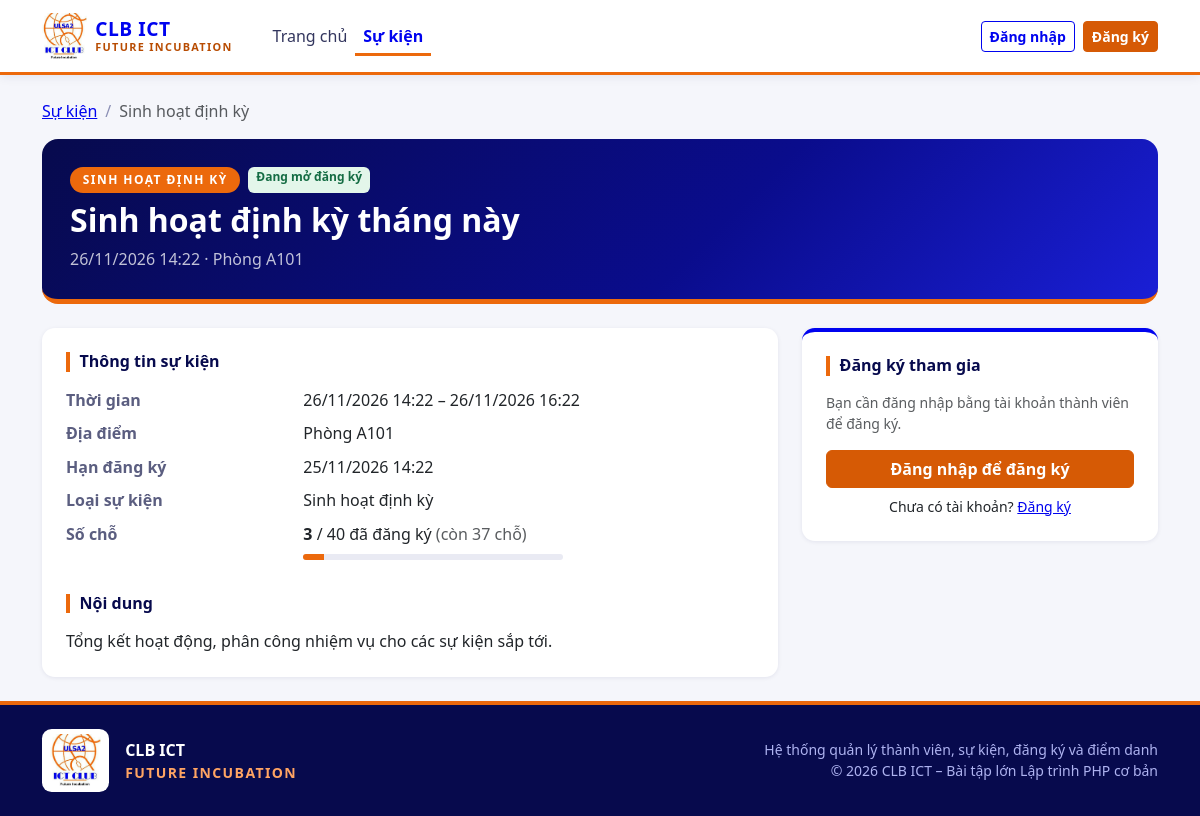
Screenshot of /clb/event.php?id=1 with the database file from the repository.
### tables this page shows
CREATE TABLE events (
  id                    INT UNSIGNED NOT NULL AUTO_INCREMENT,
  category_id           INT UNSIGNED NOT NULL,
  title                 VARCHAR(200) NOT NULL,
  description           TEXT         NULL,
  location              VARCHAR(200) NOT NULL,
  start_time            DATETIME     NOT NULL,
  end_time              DATETIME     NOT NULL,
  registration_deadline DATETIME     NOT NULL,
  max_participants      INT UNSIGNED NOT NULL,
  status                ENUM('open','closed','finished','cancelled') NOT NULL DEFAULT 'open',
  PRIMARY KEY (id),
  KEY idx_events_start_time (start_time),
  KEY idx_events_status (status),
  KEY idx_events_category (category_id),
  CONSTRAINT chk_events_max CHECK (max_participants > 0),
  CONSTRAINT chk_events_time CHECK (end_time > start_time),
  CONSTRAINT chk_events_deadline CHECK (registration_deadline <= start_time),
  CONSTRAINT fk_events_category
    FOREIGN KEY (category_id) REFERENCES event_categories(id)
    ON DELETE RESTRICT ON UPDATE CASCADE
);

CREATE TABLE event_categories (
  id   INT UNSIGNED NOT NULL AUTO_INCREMENT,
  name VARCHAR(100) NOT NULL,
  PRIMARY KEY (id),
  UNIQUE KEY uq_event_categories_name (name)
);

### clb/config/database.php (called while the page is built, shortened)
<?php
function db(): PDO
{
    static $pdo = null;
    if ($pdo === null) {
        $dsn = 'mysql:host=' . DB_HOST . ';dbname=' . DB_NAME . ';charset=utf8mb4';
        try {
            $pdo = new PDO($dsn, DB_USER, DB_PASS, [
                PDO::ATTR_ERRMODE            => PDO::ERRMODE_EXCEPTION,
                PDO::ATTR_DEFAULT_FETCH_MODE => PDO::FETCH_ASSOC,
                PDO::ATTR_EMULATE_PREPARES   => false,
            ]);
        } catch (PDOException $e) {
            error_log('DB connect error: ' . $e->getMessage());
            http_response_code(500);
            exit('Không kết nối được cơ sở dữ liệu. Hãy bật MySQL trong XAMPP và kiểm tra config/config.php.');
        }
    }
    return $pdo;
}

### clb/includes/auth.php (called while the page is built, shortened)
<?php
function is_logged_in(): bool
{
    return isset($_SESSION['user']['id']);
}

### clb/event.php (the view, shortened to what this page needs)
<?php
$id = (int)($_GET['id'] ?? 0);
$st = db()->prepare(
    "SELECT e.*, c.name AS category_name,
            (SELECT COUNT(*) FROM registrations r
              WHERE r.event_id = e.id AND r.status = 'registered') AS registered_count
     FROM events e
     JOIN event_categories c ON c.id = e.category_id
     WHERE e.id = ?"
);
$st->execute([$id]);
$ev = $st->fetch();
$eff   = event_effective_status($ev);
$max   = (int)$ev['max_participants'];
$reg   = (int)$ev['registered_count'];
$left  = max(0, $max - $reg);
$pct   = $max > 0 ? min(100, (int)round($reg / $max * 100)) : 0;
$my = null;
$isRegistered   = $my && $my['status'] === 'registered';
require __DIR__ . '/includes/header.php';
?>
<nav aria-label="breadcrumb" class="mb-3">
    <ol class="breadcrumb mb-0 small">
        <li class="breadcrumb-item"><a href="<?= e(url('events.php')) ?>">Sự kiện</a></li>
        <li class="breadcrumb-item active" aria-current="page"><?= e($ev['category_name']) ?></li>
    </ol>
</nav>
<section class="event-banner mb-4">
    <div class="d-flex flex-wrap gap-2 mb-2">
        <span class="hero-pill"><?= e($ev['category_name']) ?></span>
        <?= event_status_badge($eff) ?>
    </div>
    <h1 class="h2 mb-2"><?= e($ev['title']) ?></h1>
    <div class="opacity-75"><?= e(fmt_datetime($ev['start_time'])) ?> &middot; <?= e($ev['location']) ?></div>
</section>
<div class="row g-4">
    <div class="col-lg-8">
        <div class="card"><div class="card-body p-4">
            <h2 class="h6 form-section-title">Thông tin sự kiện</h2>
            <dl class="row detail-list mb-4">
                <dt class="col-sm-4">Thời gian</dt>
                <dd class="col-sm-8"><?= e(fmt_datetime($ev['start_time'])) ?> – <?= e(fmt_datetime($ev['end_time'])) ?></dd>
                <dt class="col-sm-4">Địa điểm</dt>
                <dd class="col-sm-8"><?= e($ev['location']) ?></dd>
                <dt class="col-sm-4">Hạn đăng ký</dt>
                <dd class="col-sm-8"><?= e(fmt_datetime($ev['registration_deadline'])) ?></dd>
                <dt class="col-sm-4">Loại sự kiện</dt>
                <dd class="col-sm-8"><?= e($ev['category_name']) ?></dd>
                <dt class="col-sm-4">Số chỗ</dt>
                <dd class="col-sm-8">
                    <strong><?= $reg ?></strong> / <?= $max ?> đã đăng ký
                    <?php if ($eff === 'open'): ?>
                        <span class="text-muted">(<?= $left > 0 ? 'còn ' . $left . ' chỗ' : 'đã hết chỗ' ?>)</span>
                    <?php endif; ?>
                    <div class="progress mt-2" style="max-width: 260px;"><div class="progress-bar" style="width: <?= $pct ?>%"></div></div>
                </dd>
            </dl>
            <h2 class="h6 form-section-title">Nội dung</h2>
            <?php if (trim((string)$ev['description']) !== ''): ?>
                <p class="mb-0"><?= nl2br(e($ev['description'])) ?></p>
            <?php else: ?>
                <p class="text-muted mb-0">Chưa có mô tả cho sự kiện này.</p>
            <?php endif; ?>
        </div></div>
    </div>
    <div class="col-lg-4">
        <div class="card reg-panel"><div class="card-body p-4">
            <h2 class="h6 form-section-title">Đăng ký tham gia</h2>
            <?php if ($eff === 'cancelled'): ?>
                <div class="alert alert-danger mb-0">Sự kiện này đã bị hủy.</div>
            <?php elseif (!is_logged_in()): ?>
                <?php if ($eff === 'open'): ?>
                    <p class="small text-muted">Bạn cần đăng nhập bằng tài khoản thành viên để đăng ký.</p>
                    <a class="btn btn-primary w-100" href="<?= e(url('login.php')) ?>">Đăng nhập để đăng ký</a>
                    <div class="text-center mt-2 small">Chưa có tài khoản? <a href="<?= e(url('register.php')) ?>">Đăng ký</a></div>
                <?php else: ?>
                    <button class="btn btn-secondary w-100" disabled>Đã đóng đăng ký</button>
                <?php endif; ?>
            <?php elseif (!$isMember): ?>
                <div class="alert alert-info mb-2">Bạn đang đăng nhập bằng tài khoản quản trị.</div>
                <a class="btn btn-outline-brand btn-sm" href="<?= e(url('admin/event_form.php?id=' . $id)) ?>">Quản lý sự kiện này</a>
            <?php else: ?>
                <button class="btn btn-secondary w-100" disabled>Đã đóng đăng ký</button>
            <?php endif; ?>
        </div></div>
    </div>
</div>
<?php require __DIR__ . '/includes/footer.php'; ?>

### clb/assets/css/style.css (style rules this page uses)
:root { --brand-orange: #EC690C; --brand-orange-dark: #B84C02; --brand-orange-soft: #FDEBDD; --brand-blue: #0003EF; --brand-blue-dark: #0A0C8C; --brand-navy: #070A4D; --brand-blue-soft: #E8E9FF; --bs-primary: #D65A05; --bs-primary-rgb: 214, 90, 5; --bs-link-color: #0003EF; --bs-link-color-rgb: 0, 3, 239; --bs-link-hover-color: #0A0C8C; --bs-link-hover-color-rgb: 10, 12, 140; }
body { background-color: #F5F6FB; color: #1d1f3a; }
h1, h2, h3, h4, h5, h6 { color: var(--brand-navy); }
.btn-primary { --bs-btn-bg: #D65A05; --bs-btn-border-color: #D65A05; --bs-btn-hover-bg: #B84C02; --bs-btn-hover-border-color: #B84C02; --bs-btn-active-bg: #A64402; --bs-btn-active-border-color: #A64402; --bs-btn-disabled-bg: #D65A05; --bs-btn-disabled-border-color: #D65A05; --bs-btn-focus-shadow-rgb: 214, 90, 5; font-weight: 600; }
.hero-pill { display: inline-block; padding: .25rem .8rem; border-radius: 999px; background: var(--brand-orange); color: #fff; font-size: .75rem; font-weight: 700; letter-spacing: .12em; text-transform: uppercase; }
.card { border: 0; border-radius: .8rem; box-shadow: 0 1px 4px rgba(7, 10, 77, .08); }
.progress { height: 6px; background: #E9EAF3; }
.progress-bar { background: var(--brand-orange); }
.form-section-title { font-weight: 700; color: var(--brand-navy); border-left: 4px solid var(--brand-orange); padding-left: .6rem; margin-bottom: 1rem; }
.event-banner { color: #fff; border-radius: 1rem; padding: 1.75rem; background: linear-gradient(135deg, var(--brand-navy) 0%, var(--brand-blue-dark) 60%, #1a1fd6 100%); border-bottom: 5px solid var(--brand-orange); }
.event-banner h1 { color: #fff; font-weight: 800; }
.detail-list dt { color: #5b5e80; font-weight: 600; }
.detail-list dd { margin-bottom: .6rem; }
.reg-panel { border-top: 4px solid var(--brand-blue); position: sticky; top: 90px; }
.breadcrumb { --bs-breadcrumb-divider-color: #8b8fb5; }

### rows the page displays
events: category.name "Sinh hoạt định kỳ", category.name "SINH HOẠT ĐỊNH KỲ", title "Sinh hoạt định kỳ tháng này", start_time "26/11/2026 14:22", location "Phòng A101", end_time "26/11/2026 16:22", registration_deadline "25/11/2026 14:22", max_participants "40", description "Tổng kết hoạt động, phân công nhiệm vụ cho các sự kiện sắp tới."

### other values shown
APP_NAME "CLB ICT"
APP_TAGLINE "FUTURE INCUBATION"
event_status_label($s) "Đang mở đăng ký"
$reg "3"
$left "37"
